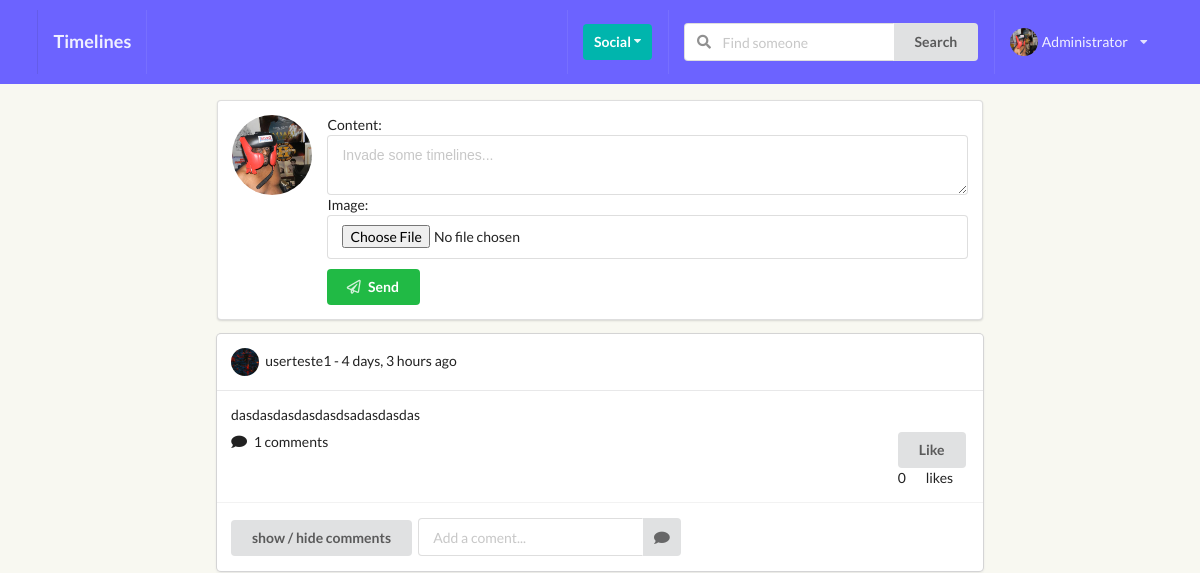
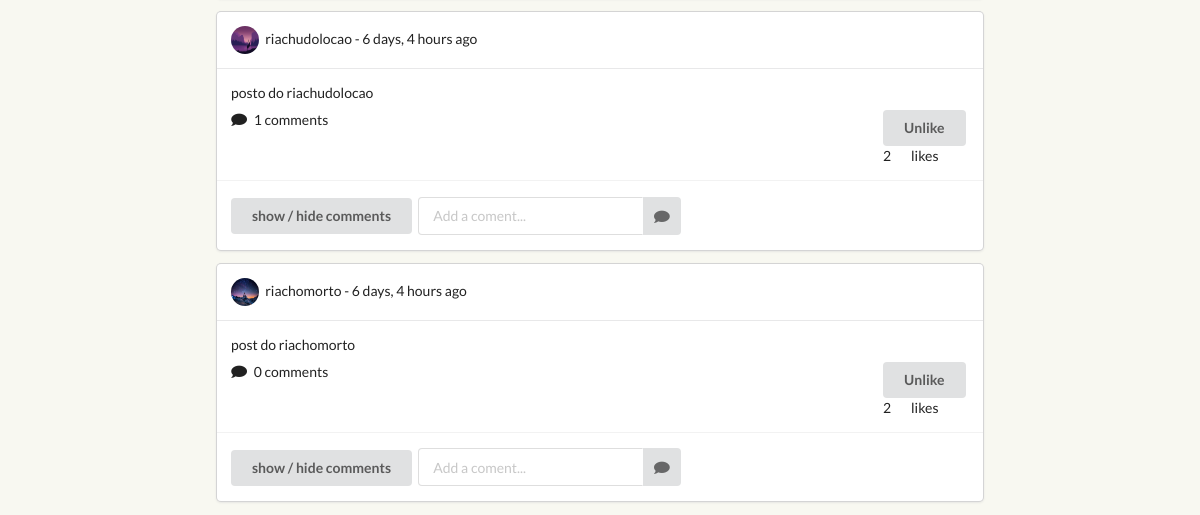
Page /timeline/ (signed in) on the earlier database version (2 pictures, top to bottom).
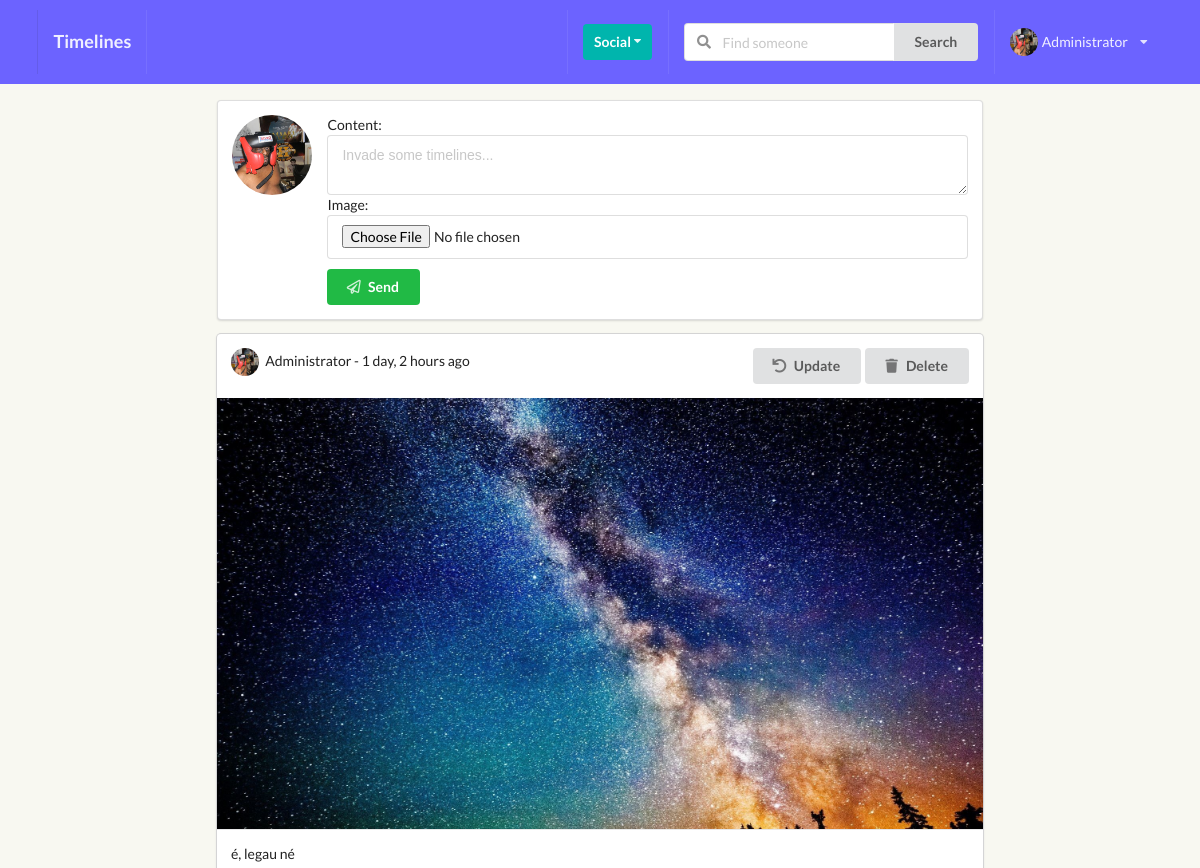
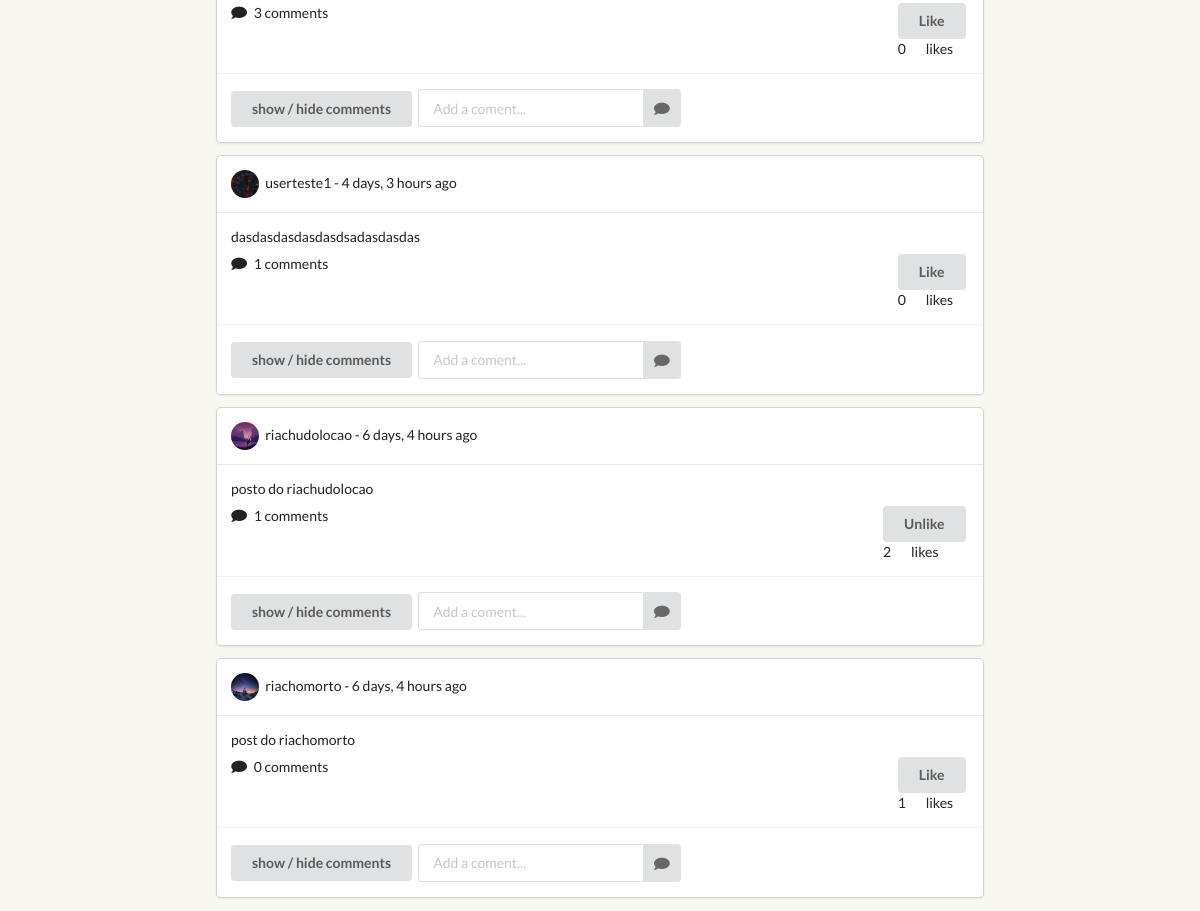
Same page on the later database version (2 pictures, top to bottom).
### posts/models.py (models this page shows, shortened)
class Post(models.Model):
    content = models.TextField()
    image = models.ImageField(upload_to='posts', validators=[FileExtensionValidator(['png', 'jpg', 'jpeg'])], blank=True)
    liked = models.ManyToManyField(Profile, blank=True, related_name='likes')
    updated = models.DateTimeField(auto_now=True)
    created = models.DateTimeField(auto_now_add=True)
    author = models.ForeignKey(Profile, on_delete=models.CASCADE, related_name='posts')
    def num_likes(self):
        return self.liked.all().count()
    def num_comments(self):
        return self.comment_set.all().count()
    class Meta:
        ordering = ('-created',)

### perfil/models.py (models this page shows, shortened)
class Profile(models.Model):
    first_name = models.CharField(max_length=200, blank=True)
    last_name = models.CharField(max_length=200, blank=True)
    username = models.OneToOneField(User, on_delete=models.CASCADE)
    bio = models.TextField(default="no bio...", max_length=300)
    email = models.EmailField(max_length=200, blank=True)
    country = models.CharField(max_length=200, blank=True)
    avatar = models.ImageField(default='avatar.png', upload_to='avatars/')
    friends = models.ManyToManyField(User, blank=True, related_name='friends')
    slug = models.SlugField(unique=True, blank=True)
    updated = models.DateTimeField(auto_now=True)
    created = models.DateTimeField(auto_now_add=True)
    objects = ProfileManager()
    def __str__(self):
        return f"{self.username}"
    __initial_first_name = None
    __initial_last_name = None
    def __init__(self, *args, **kwargs):
        super().__init__(*args, **kwargs)
        self.__initial_first_name = self.first_name
        self.__initial_last_name = self.last_name

### posts/views.py (the view, shortened to what this page needs)
# urls.py: path('', post_comment_create_and_list_view, name="main-post-view"),
@login_required
def post_comment_create_and_list_view(request):
    qs = Post.objects.all()
    profile = Profile.objects.get(username=request.user)
    p_form = PostModelForm()
    c_form = CommentModelForm()
    post_added = False
    profile = Profile.objects.get(username=request.user)
    context = {
        'qs': qs,
        'profile': profile,
        'p_form': p_form,
        'c_form': c_form,
        'post_added': post_added,
    }
    return render(request, 'posts/main.html', context)

### posts/forms.py
class PostModelForm(forms.ModelForm):
    content = forms.CharField(widget=forms.Textarea(attrs={'rows':2, 'placeholder': 'Invade some timelines...','maxlength': '120',}))
    class Meta:
        model = Post
        fields = ('content', 'image')

class CommentModelForm(forms.ModelForm):
    body = forms.CharField(label='', widget=forms.TextInput(attrs={'placeholder': 'Add a coment...'}))
    class Meta:
        model = Comment
        fields = ('body',)

### perfil/context_processors.py (called while the page is built)
def profile_pic(request):
    if request.user.is_authenticated:
        profile_obj = Profile.objects.get(username=request.user)
        pic = profile_obj.avatar
        return {'picture':pic}
    return {}

def invitations_received_no(request):
    if request.user.is_authenticated:
        profile_obj = Profile.objects.get(username=request.user)
        qs_count = Relationship.objects.invitations_received(profile_obj).count()
        return {'invites_num':qs_count}
    return {}

### perfil/models.py (called while the page is built)
    def invitations_received(self, receiver):
        qs = Relationship.objects.filter(receiver=receiver, status='send')
        return qs

### posts/templates/posts/main.html (shortened to what this page needs)
{% extends 'base.html' %} {% load static %} {% block title %}Timeline{% endblock title %} {% block content %}
<div class="ui grid">
    <div class="eleven wide centered column">
        <div class="ui segment">
            <div class="ui grid">
                <div class="two wide centered column">
                    <img class="ui avatar image mini-avatar-image" src="{{picture.url}}" alt="">
                </div>
                <div class="fourteen wide column">
                    <form action="" method="POST" class='ui form' enctype="multipart/form-data">
                        {% csrf_token %} {{p_form}}
                        <button type='submit' name="submit_p_form" class="ui positive button w-full mt-10"><i class="paper plane outline icon"></i>Send</button>
                    </form>
                </div>
            </div>
        </div>
        {% for obj in qs %}
        <div class="ui fluid card">
            <div class="content">
                <div class="right floated meta">
                    <div class="ui grid">
                        <div class="row">
                            {% ifequal request.user obj.author.username %}
                            <a href="{% url 'posts:post-update' obj.pk %}"><button class="ui button bgwhite-lg "><i class="undo icon"></i>Update</button></a>
                            <a href="{% url 'posts:post-delete' obj.pk %}"><button class="ui button bgwhite-lg "><i class="trash icon"></i>Delete</button></a> {% endifequal %}
                        </div>
                    </div>
                </div>
                <img class="ui avatar image" src={{obj.author.avatar.url}}> {{ obj.author }} - {{ obj.created|timesince}} ago
            </div>
            <div class="ui fluid image">
                {% if obj.image %}
                <img src={{obj.image.url}}> {% endif %}
            </div>
            <div class="content">
                <p> {{ obj.content }} </p>
                <div class="right floated">
                    <form action="{% url 'posts:like-post-view' %}" method="POST" class='like-form' id='{{obj.id}}'>
                        <button type="submit" class="ui button like-btn{{obj.id}}">
                                {% if profile not in obj.liked.all %}
                                    Like
                                {% else %}
                                    Unlike
                                {% endif %}
                            </button>
                        <div class="ui grid">
                            <div class="column">
                                <div class="like-count{{obj.id}}"> {{obj.num_likes}} </div>
                            </div>
                            <div class="column">
                                likes
                            </div>
                        </div>
                    </form>
                </div>
                <i class="comment icon"></i>
                <span> {{ obj.num_comments }} comments</span>
            </div>
            <div class="extra content">
                <button class="cmt_btn ui button mb-5">show / hide comments</button>
                <form action="" method="POST" class="ui action input form">
                    <input type="hidden" name="post_id" value={{obj.id}}> {{ c_form }}
                    <button type="submit" name="submit_c_form" class="ui icon button">
                      <i class="comment icon"></i>
                    </button>
                </form>
            </div>
        </div>
        {% endfor %}
    </div>
</div>
{% endblock content %}

Differences in the rows shown:
added Post: author.avatar (picture), author "Administrator", created "1 day, 2 hours", image (picture), content "é, legau né", shows "Like", num_likes "0", num_comments "3"
computed for Post "post do riachomorto": num_likes "2" → "1"; text "Unlike" → "Like"
